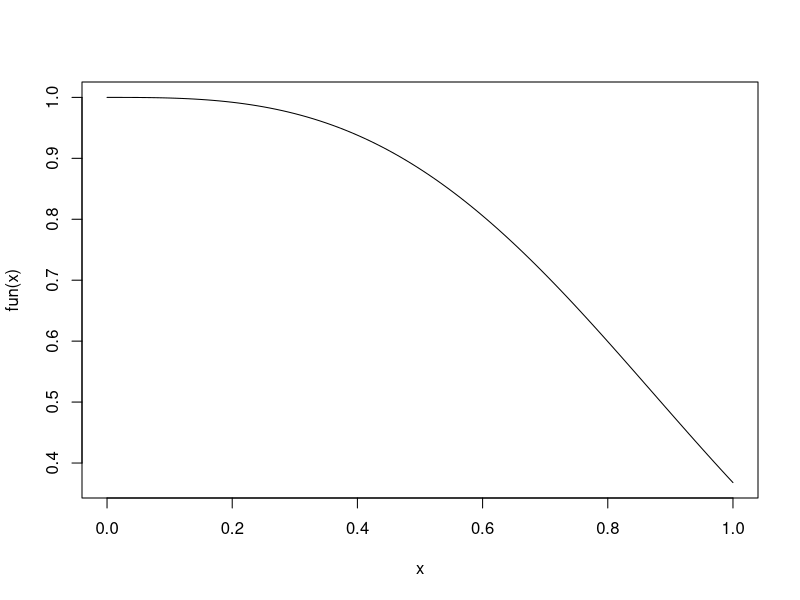
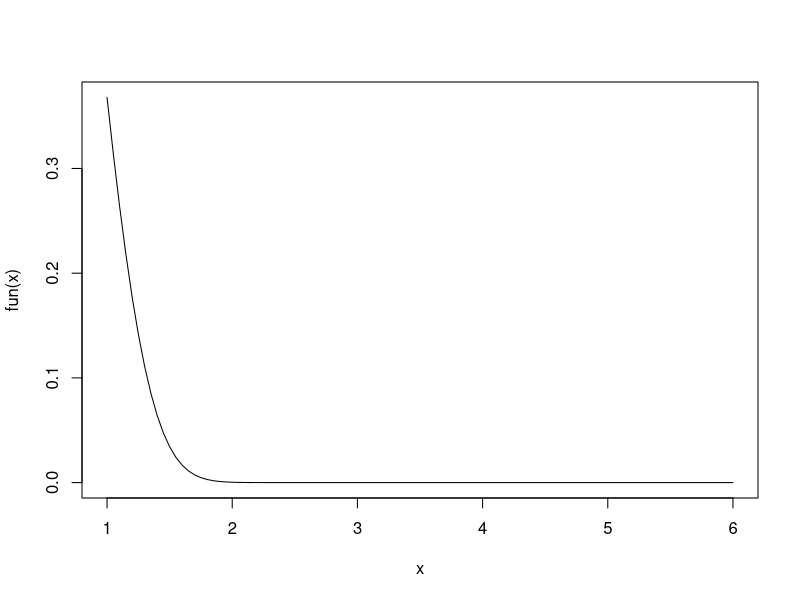
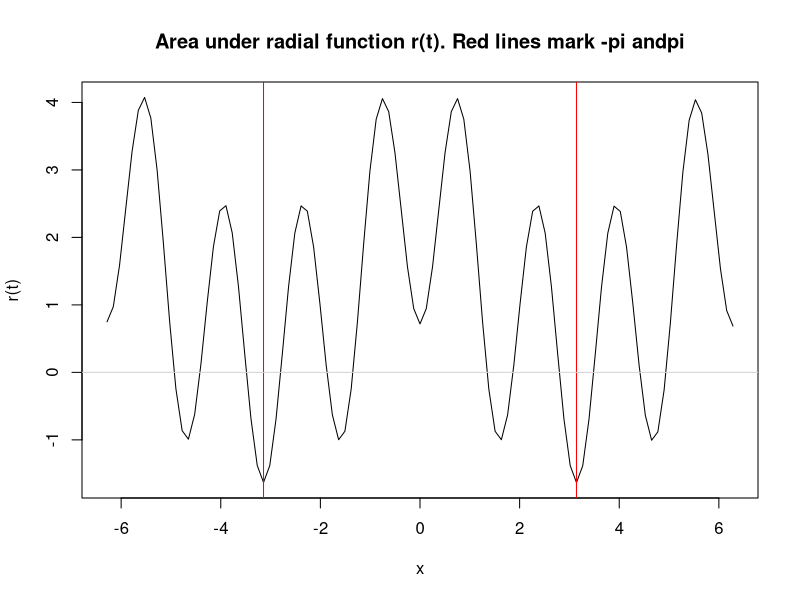
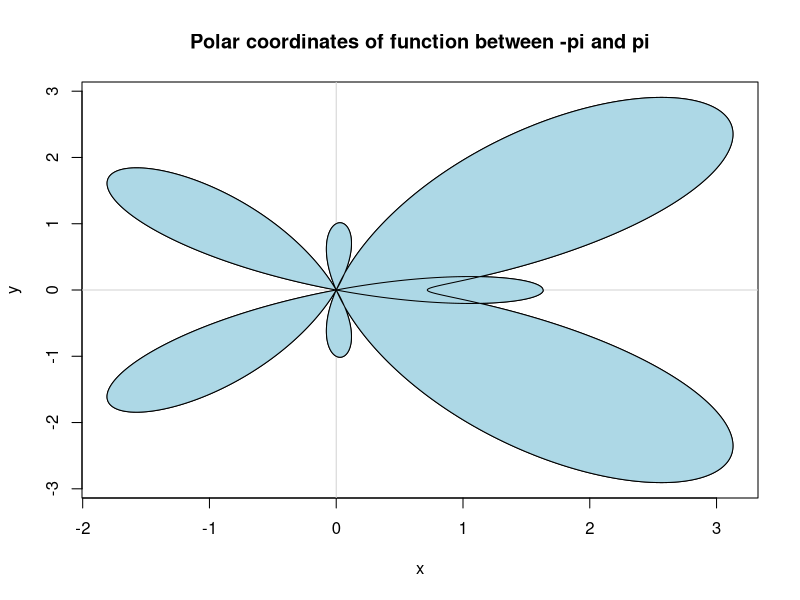
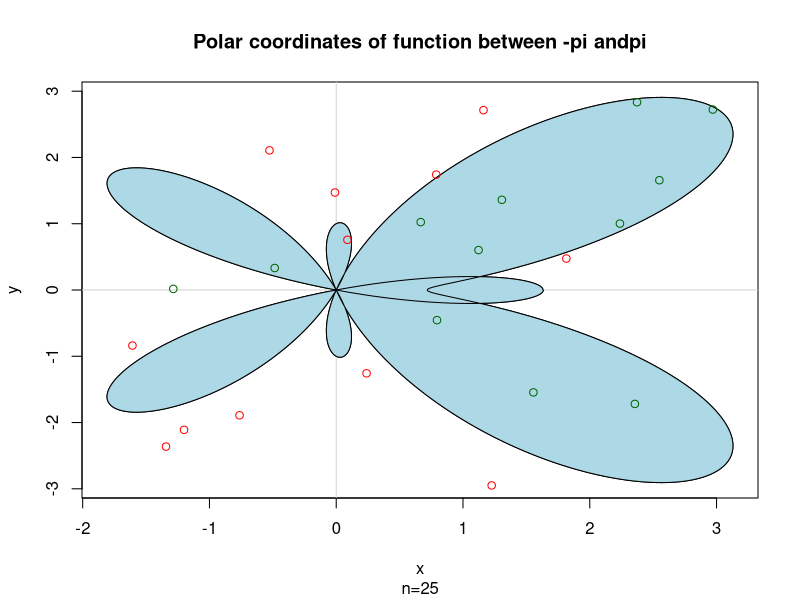
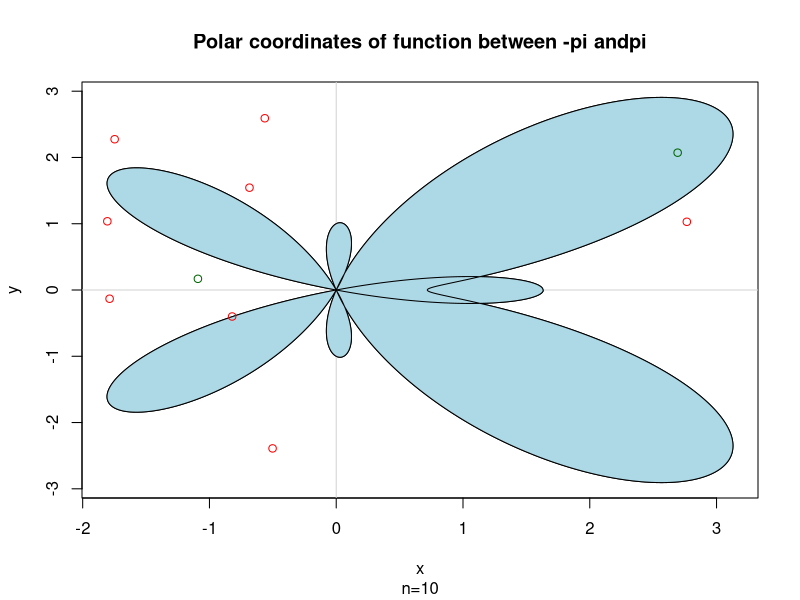
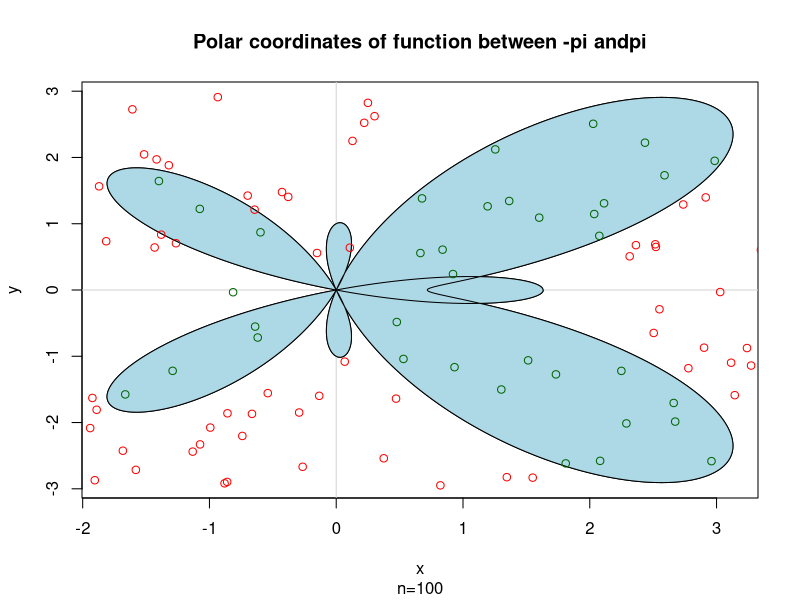
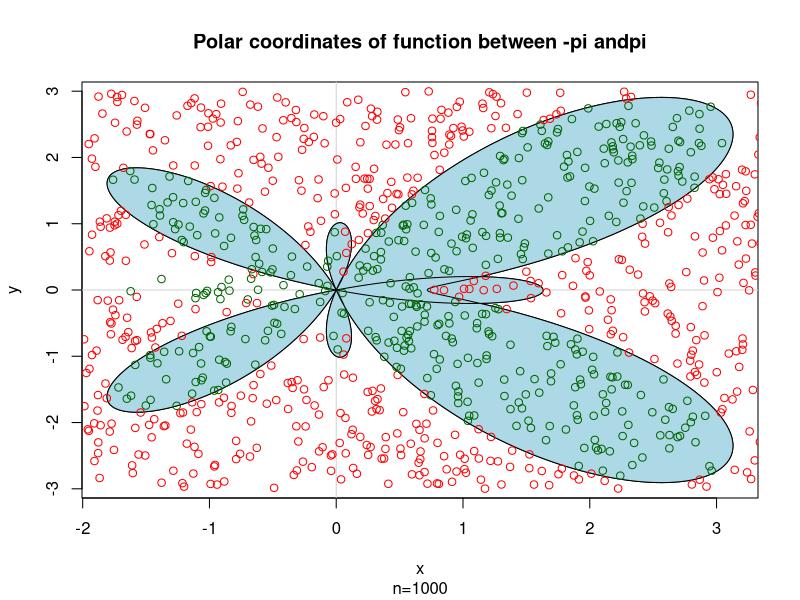

These figures' R source, in order:
## ---- chunk 1
library("tidyverse")
library(knitr)
set.seed(11721138)

## ---- chunk 2
fun <- function(x) exp(-x^3)
curve(fun, 0, 1)

## ---- chunk 3
us <- runif(10000) %>% sort()
mce <- mean(exp(-us^3)) 
int <- integrate(function(x)exp(-x^3), 0, 1) 

k <- 6
print(paste("Monte Carlo Integral:", mce %>% round(k)))
print(paste("Base R Integral:", int$value %>% round(k)))

## ---- chunk 4
a = 1
b = 6
us <- runif(10000, min=a, max=b) %>% sort()
mce <- (mean(exp(-us^3))*(a-b)) 
int <- integrate(function(x)exp(-x^3), lower=2, upper=5) 
curve(fun, a, b)


k <- 6
print(paste("Monte Carlo Integral:", mce %>% round(k)))
print(paste("Base R Integral:", int$value %>% round(k)))

## ---- chunk 5
# generate samples from the exponential distribution
x <- rexp(10000)
mce <- mean(fun(x+1) / dexp(x))

int <- integrate(fun, 1, Inf)

k <- 6
print(paste("Monte Carlo Integral:", mce %>% round(k)))
print(paste("Base R Integral:", int$value %>% round(k)))


## ---- chunk 6
funr <- function(t) exp(cos(t))-2*cos(4*t) - sin(t/12)^5
## ---- chunk 7
curve(funr, -pi*2, pi*2,
      main="Area under radial function r(t). Red lines mark -pi andpi",ylab="r(t)"
      )
abline(v=pi, col="red")
abline(v=-pi, col="red")
abline(h=0, col="lightgrey")

t <- seq(-pi, pi, length=100)
y <- funr(t)


# polygon(t, y %>% sapply(function(a) max(a, 0)), col="lightblue")
# polygon(t, -(y %>% sapply(function(a) min(a, 0))), col="lightblue")

## ---- chunk 8
# get cartesian coordinates
r.getx <- function(t) funr(t) * cos(t)
r.gety <- function(t) funr(t) * sin(t)

ss <- seq(-pi, pi, length=1000) 
x <- r.getx(ss)
y <- r.gety(ss)

plot(x, y, type="l", main="Polar coordinates of function between -pi and pi")
abline(v=0, col="lightgrey")
abline(h=0, col="lightgrey")


polygon(x, y, col="lightblue")

## ---- chunk 9
# define a bounding box for the shape above for random numbers
# generate random coordinates in this bounding box
get_random_points_in <- function(n=1, x_min=-2, x_max=3.5, y_min=-3, y_max=3){
  # x = runif(n, x_min, x_max)
  # y = runif(n, y_min, y_max)
  # list(x=x, y=y)
  
  lapply(1:n, function(x)list(x=runif(1, x_min, x_max), y=runif(1, y_min, y_max)))
}
## ---- chunk 10

is_inside_function <- function(x, y){
  # to get the polar coordinates of x and y
  # get need radius of the point at x and y
  # and the angle
  # we know the adjacent=x and the opposite=y
  # to get the angle we need the atan2
  angle <- atan2(y, x)
  # to get the radius, we apply the pythagorean theorem
  radius <- sqrt(x^2+y^2)
  
  # by plugging the given angle into r() we get the radius of the 
  # function in the polar coordinates
  # grab the absolute value of the radius, so that the negative 
  # are under the zero-line (see radial-plot above) also counts as part 
  # of the area
  actual_radius_at_angle <- funr(angle) %>% abs()
  
  # if the radius of the given point is smaller than the radius 
  # of the function at this angle, the point is within the area
  radius <= actual_radius_at_angle
}

# test if a point at x and y is inside the function r(t)
# return a green color if yes and red color otherwise
get_point_color <- function(x, y) {
  ifelse(is_inside_function(x, y), "darkgreen", "red")
}




visualize_points_inside_r <- function(n){
  plot(x, y, type="l", main="Polar coordinates of function between -pi andpi",
       sub="n=" %>% paste0(n))
  abline(v=0, col="lightgrey")
  abline(h=0, col="lightgrey")
  
  
  polygon(x, y, col="lightblue")
  
  # generate n random points within the bounding box
  random_points <- get_random_points_in(n)
  
  
  # plot the points onto the graph
  for (i in 1:length(random_points)){
    p_x = random_points[[i]]$x
    p_y = random_points[[i]]$y
    points(p_x, p_y, col=get_point_color(p_x, p_y))
}
  random_points
  
}





ps <- visualize_points_inside_r(25)





## ---- chunk 11

get_proportion_inside <- function(ps){
  # count the number of points inside the function
  n_points_inside <- sapply(ps, 
                            function(p)is_inside_function(p$x, p$y)
                            ) %>% 
    sum()
  
  proportion_inside <- n_points_inside / n
  proportion_inside
}

# the relation of the number of points inside the function to n
# is the relation of the estimated area under the curve to the total are of the bounding box
area_bounding_box <<- (3.5+2) * (3+3)
esimate_area <- function(prop_inside){
  area_bounding_box * prop_inside
  
}
  


## ---- chunk 12

ns <- c(10, 100, 1000, 10000, 100000)
result <- data.frame()

for (n in ns){
  ps <- visualize_points_inside_r(n)
  prop_inside <- get_proportion_inside(ps)
  estimated_area <- esimate_area(prop_inside)
  result <- result %>% rbind(data.frame(
    n = n,
    percentage_inside_area = (prop_inside*100) %>% round(3) %>% paste("%"),
    estimated_area = estimated_area %>% round(2)
  ))
}
result %>% kable()


